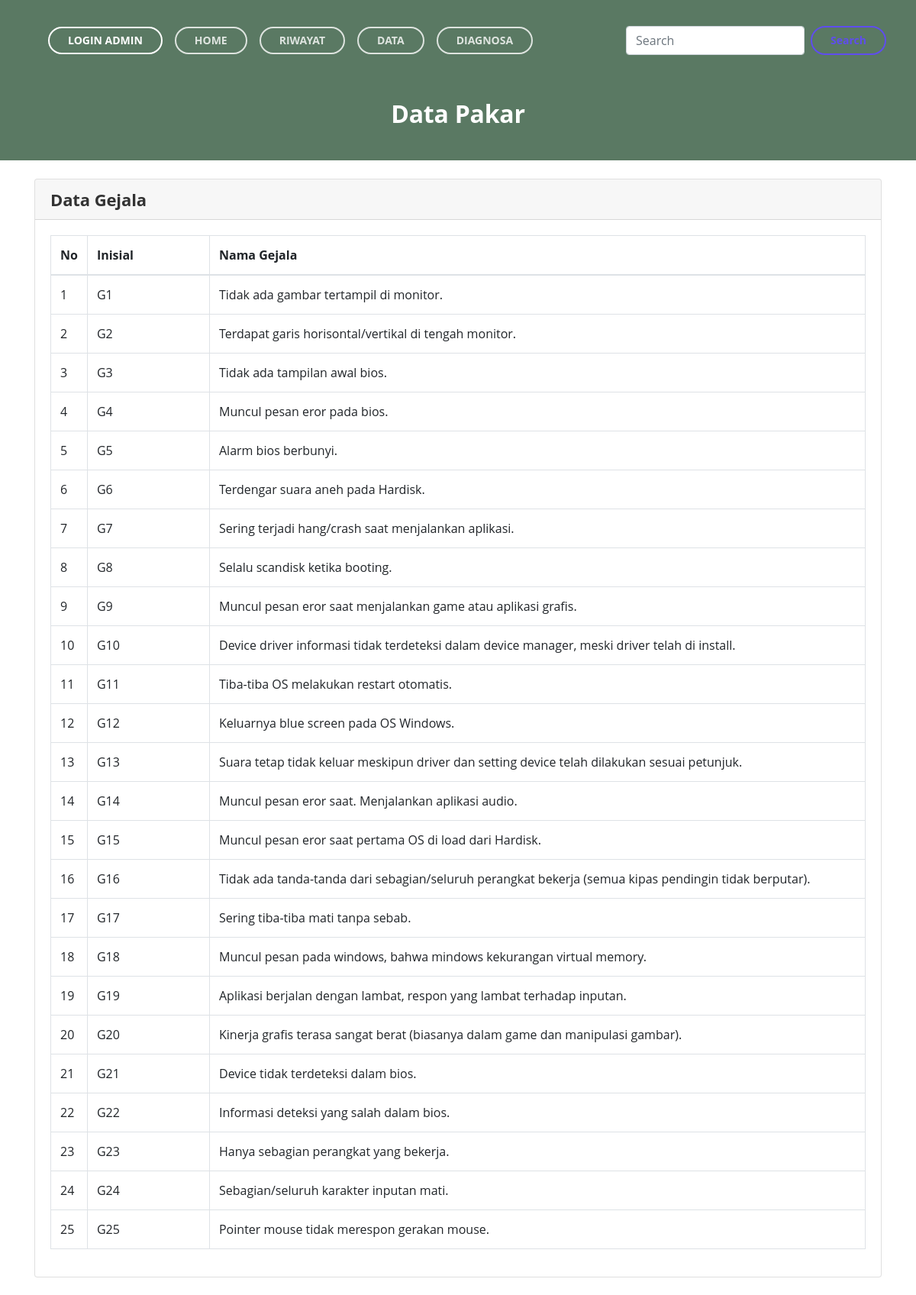
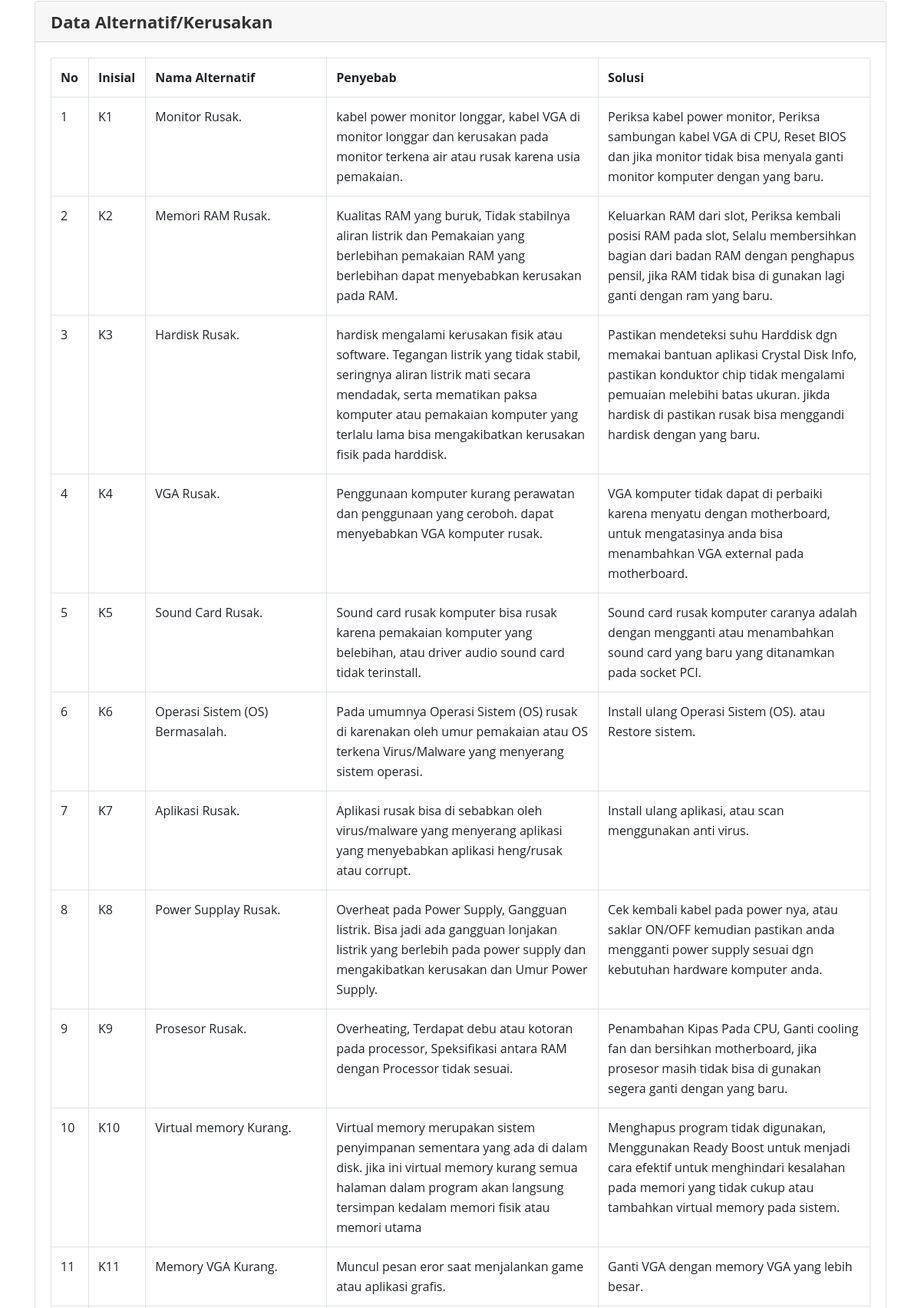
Page /php/src/data.php (upper part) on the committed database (2 pictures, top to bottom).
### tables this page shows
CREATE TABLE `gejala` (
  `gej_id` int(11) NOT NULL,
  `gej_inisial` varchar(10) NOT NULL,
  `gej_nama` varchar(255) NOT NULL
);

CREATE TABLE `alternatif` (
  `alt_id` int(11) NOT NULL,
  `alt_inisial` varchar(255) NOT NULL,
  `alt_nama` varchar(255) NOT NULL,
  `alt_penyebab` text NOT NULL,
  `alt_solusi` text NOT NULL
);

### php/src/data.php (the view, shortened to what this page needs)
<?php include 'header.php'; ?>
<?php mysqli_query($koneksi,"delete from tmp_kecocokan"); ?>
<header id="header" class="ex-header" style="padding-top: 8rem;padding-bottom: 2rem; background-color: #5A7963;">
    <div class="container">
        <div class="row">
            <div class="col-md-12">
                <h2 style="color : white;">Data Pakar</h2>
            </div>
        </div>
    </div>
</header>
<div class="container">
    <div class="card mt-4">
        <div class="card-header">
            <h4 class="card-title m-0">Data Gejala</h4>
        </div>
        <div class="card-body">
            <table class="table table-bordered">
                <thead>
                    <tr>
                        <th width="1%">No</th>
                        <th width="15%">Inisial</th>
                        <th>Nama Gejala</th>
                    </tr>
                </thead>
                <tbody>
                    <?php
                    $no = 1;
                    $data = mysqli_query($koneksi,"select * from gejala");
                    while($d=mysqli_fetch_array($data)){
                        ?>
                        <tr>
                            <td><?php echo $no++; ?></td>
                            <td><?php echo $d['gej_inisial'] ?></td>
                            <td><?php echo $d['gej_nama'] ?></td>
                        </tr>
                        <?php
                    }
                    ?>
                </tbody>
            </table>
        </div>
    </div>
    <div class="card mt-4">
        <div class="card-header">
            <h4 class="card-title m-0">Data Alternatif/Kerusakan</h4>
        </div>
        <div class="card-body">
            <table class="table table-bordered">
                <tr>
                    <th width="1%">No</th>
                    <th width="1%">Inisial</th>
                    <th width="20%">Nama Alternatif</th>
                    <th width="30%">Penyebab</th>
                    <th width="30%">Solusi</th>
                </tr>
                <?php
                $no = 1;
                $data = mysqli_query($koneksi,"select * from alternatif");
                while($d=mysqli_fetch_array($data)){
                    ?>
                    <tr>
                        <td><?php echo $no++; ?></td>
                        <td><?php echo $d['alt_inisial'] ?></td>
                        <td><?php echo $d['alt_nama'] ?></td>
                        <td><?php echo $d['alt_penyebab'] ?></td>
                        <td><?php echo $d['alt_solusi'] ?></td>
                    </tr>
                    <?php
                }
                ?>
            </table>
        </div>
    </div>
</div>
<?php include 'footer.php'; ?>

### php/src/assets_web/css/styles.css (style rules this page uses)
body, html { width: 100%; height: 100%; }
body, p { color: #555; font: 400 1rem/1.625rem "Open Sans", sans-serif;; }
h2 { color: #333; font: 700 2rem/2.625rem "Open Sans", sans-serif; letter-spacing: -0.2px; }
h4 { color: #333; font: 700 1.375rem/1.75rem "Open Sans", sans-serif; letter-spacing: -0.1px; }
.ex-header { padding-top: 8rem; padding-bottom: 5rem; background-color: #5f4dee; text-align: center; }
@media (min-width: 768px) { .ex-header { padding-top: 11rem; padding-bottom: 9rem; } }

### rows in the picture
gejala: gej_inisial "G1", gej_nama "Tidak ada gambar tertampil di monitor."
gejala: gej_inisial "G2", gej_nama "Terdapat garis horisontal/vertikal di tengah monitor."
gejala: gej_inisial "G3", gej_nama "Tidak ada tampilan awal bios."
gejala: gej_inisial "G4", gej_nama "Muncul pesan eror pada bios."
gejala: gej_inisial "G5", gej_nama "Alarm bios berbunyi."
gejala: gej_inisial "G6", gej_nama "Terdengar suara aneh pada Hardisk."
gejala: gej_inisial "G7", gej_nama "Sering terjadi hang/crash saat menjalankan aplikasi."
gejala: gej_inisial "G8", gej_nama "Selalu scandisk ketika booting."
gejala: gej_inisial "G9", gej_nama "Muncul pesan eror saat menjalankan game atau aplikasi grafis."
gejala: gej_inisial "G10", gej_nama "Device driver informasi tidak terdeteksi dalam device manager, meski driver telah di install."
gejala: gej_inisial "G11", gej_nama "Tiba-tiba OS melakukan restart otomatis."
gejala: gej_inisial "G12", gej_nama "Keluarnya blue screen pada OS Windows."
gejala: gej_inisial "G13", gej_nama "Suara tetap tidak keluar meskipun driver dan setting device telah dilakukan sesuai petunjuk."
gejala: gej_inisial "G14", gej_nama "Muncul pesan eror saat. Menjalankan aplikasi audio."
gejala: gej_inisial "G15", gej_nama "Muncul pesan eror saat pertama OS di load dari Hardisk."
gejala: gej_inisial "G16", gej_nama "Tidak ada tanda-tanda dari sebagian/seluruh perangkat bekerja (semua kipas pendingin tidak berputar)."
gejala: gej_inisial "G17", gej_nama "Sering tiba-tiba mati tanpa sebab."
gejala: gej_inisial "G18", gej_nama "Muncul pesan pada windows, bahwa mindows kekurangan virtual memory."
gejala: gej_inisial "G19", gej_nama "Aplikasi berjalan dengan lambat, respon yang lambat terhadap inputan."
gejala: gej_inisial "G20", gej_nama "Kinerja grafis terasa sangat berat (biasanya dalam game dan manipulasi gambar)."
gejala: gej_inisial "G21", gej_nama "Device tidak terdeteksi dalam bios."
gejala: gej_inisial "G22", gej_nama "Informasi deteksi yang salah dalam bios."
gejala: gej_inisial "G23", gej_nama "Hanya sebagian perangkat yang bekerja."
gejala: gej_inisial "G24", gej_nama "Sebagian/seluruh karakter inputan mati."
gejala: gej_inisial "G25", gej_nama "Pointer mouse tidak merespon gerakan mouse."
alternatif: alt_inisial "K1", alt_nama "Monitor Rusak.", alt_penyebab "kabel power monitor longgar, kabel VGA di monitor longgar dan kerusakan pada monitor terkena air atau rusak karena usia pemakaian.", alt_solusi "Periksa kabel power monitor, Periksa sambungan kabel VGA di CPU, Reset BIOS dan jika monitor tidak bisa menyala ganti monitor komputer dengan yang baru."
alternatif: alt_inisial "K2", alt_nama "Memori RAM Rusak.", alt_penyebab "Kualitas RAM yang buruk, Tidak stabilnya aliran listrik dan Pemakaian yang berlebihan pemakaian RAM yang berlebihan dapat menyebabkan kerusakan pada RAM.", alt_solusi "Keluarkan RAM dari slot, Periksa kembali posisi RAM pada slot, Selalu membersihkan bagian dari badan RAM dengan penghapus pensil, jika RAM tidak bisa di gunakan lagi ganti dengan ram yang baru."
alternatif: alt_inisial "K3", alt_nama "Hardisk Rusak.", alt_penyebab "hardisk mengalami kerusakan fisik atau software. Tegangan listrik yang tidak stabil, seringnya aliran listrik mati secara mendadak, serta mematikan paksa komputer atau pemakaian komputer yang terlalu lama bisa mengakibatkan kerusakan fisik pada harddisk.", alt_solusi "Pastikan mendeteksi suhu Harddisk dgn memakai bantuan aplikasi Crystal Disk Info, pastikan konduktor chip tidak mengalami pemuaian melebihi batas ukuran. jikda hardisk di pastikan rusak bisa menggandi hardisk dengan yang baru."
alternatif: alt_inisial "K4", alt_nama "VGA Rusak.", alt_penyebab "Penggunaan komputer kurang perawatan dan penggunaan yang ceroboh. dapat menyebabkan VGA komputer rusak.", alt_solusi "VGA komputer tidak dapat di perbaiki karena menyatu dengan motherboard, untuk mengatasinya anda bisa menambahkan VGA external pada motherboard."
alternatif: alt_inisial "K5", alt_nama "Sound Card Rusak.", alt_penyebab "Sound card rusak komputer bisa rusak karena pemakaian komputer yang belebihan, atau driver audio sound card tidak terinstall.", alt_solusi "Sound card rusak komputer caranya adalah dengan mengganti atau menambahkan sound card yang baru yang ditanamkan pada socket PCI."
alternatif: alt_inisial "K6", alt_nama "Operasi Sistem (OS) Bermasalah.", alt_penyebab "Pada umumnya Operasi Sistem (OS) rusak di karenakan oleh umur pemakaian atau OS terkena Virus/Malware yang menyerang sistem operasi.", alt_solusi "Install ulang Operasi Sistem (OS). atau Restore sistem."
alternatif: alt_inisial "K7", alt_nama "Aplikasi Rusak.", alt_penyebab "Aplikasi rusak bisa di sebabkan oleh virus/malware yang menyerang aplikasi yang menyebabkan aplikasi heng/rusak atau corrupt.", alt_solusi "Install ulang aplikasi, atau scan menggunakan anti virus."
alternatif: alt_inisial "K8", alt_nama "Power Supplay Rusak.", alt_penyebab "Overheat pada Power Supply, Gangguan listrik. Bisa jadi ada gangguan lonjakan listrik yang berlebih pada power supply dan mengakibatkan kerusakan dan Umur Power Supply.", alt_solusi "Cek kembali kabel pada power nya, atau saklar ON/OFF kemudian pastikan anda mengganti power supply sesuai dgn kebutuhan hardware komputer anda."
alternatif: alt_inisial "K9", alt_nama "Prosesor Rusak.", alt_penyebab "Overheating, Terdapat debu atau kotoran pada processor, Speksifikasi antara RAM dengan Processor tidak sesuai.", alt_solusi "Penambahan Kipas Pada CPU, Ganti cooling fan dan bersihkan motherboard, jika prosesor masih tidak bisa di gunakan segera ganti dengan yang baru."
alternatif: alt_inisial "K10", alt_nama "Virtual memory Kurang.", alt_penyebab "Virtual memory merupakan sistem penyimpanan sementara yang ada di dalam disk. jika ini virtual memory kurang semua halaman dalam program akan langsung tersimpan kedalam memori fisik atau memori utama", alt_solusi "Menghapus program tidak digunakan, Menggunakan Ready Boost untuk menjadi cara efektif untuk menghindari kesalahan pada memori yang tidak cukup atau tambahkan virtual memory pada sistem."
alternatif: alt_inisial "K11", alt_nama "Memory VGA Kurang.", alt_penyebab "Muncul pesan eror saat menjalankan game atau aplikasi grafis.", alt_solusi "Ganti VGA dengan memory VGA yang lebih besar."
